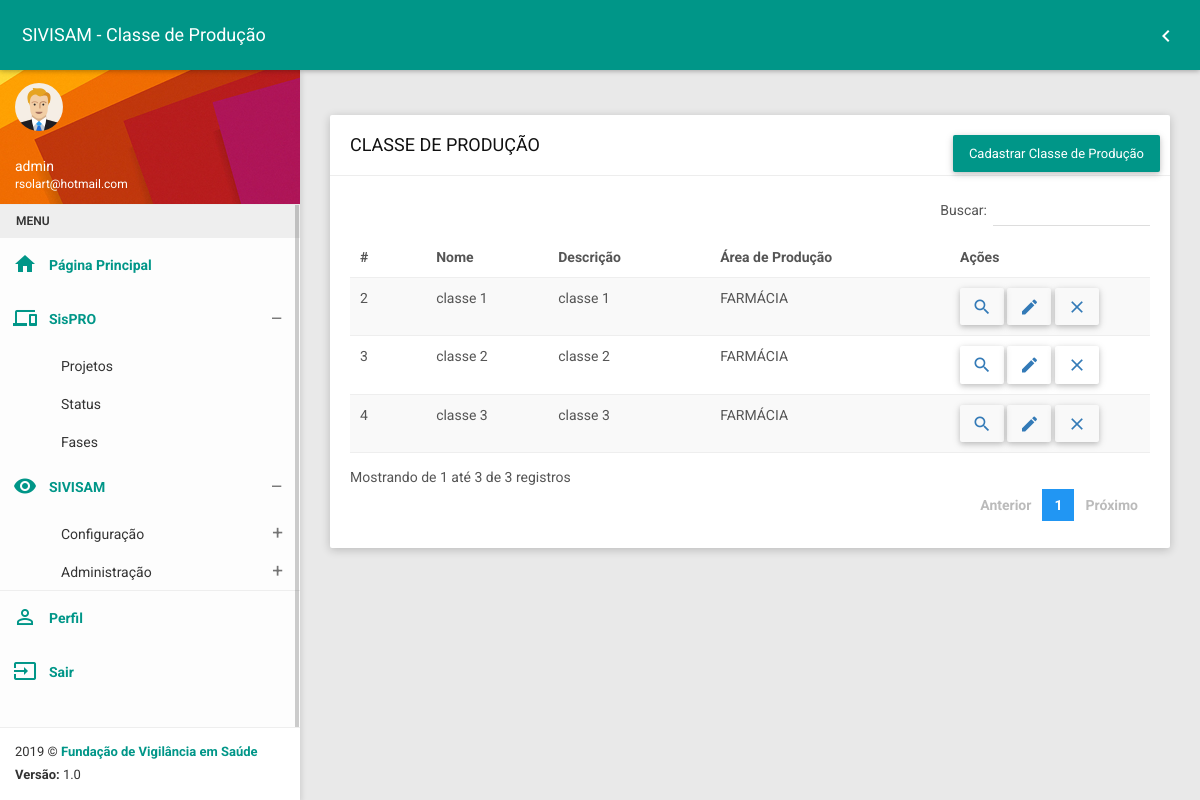
Screenshot of /devisa/classeproducao_list (signed in) with the database file from the repository.
### devisa/models.py (models this page shows, shortened)
class Classeproducao(models.Model):
    cp_nome = models.CharField(verbose_name='nome', max_length=200, default='')
    cp_descricao = models.CharField(verbose_name='descrição', max_length=400, default='')
    area_producao = models.ForeignKey(Areaproducao, on_delete=models.PROTECT)
    class Meta:
        permissions = (
            ('classe_producao_list', 'Pode listar classes de produção'),
            ('classe_producao_create', 'Pode cadastrar classe de produção'),
            ('classe_producao_update', 'Pode editar classe de produção'),
            ('classe_producao_view', 'Pode ver classe de produção'),
            ('classe_producao_delete', 'Pode excluir classe de produção')
        )

class Areaproducao(models.Model):
    ap_nome = models.CharField(verbose_name='nome', max_length=200, default='')
    ap_descricao = models.CharField(verbose_name='descrição', max_length=400, default='')
    class Meta:
        permissions = (
            ('area_producao_list', 'Pode listar áreas de produção'),
            ('area_producao_create', 'Pode cadastrar área de produção'),
            ('area_producao_update', 'Pode editar área de produção'),
            ('area_producao_view', 'Pode ver área de produção'),
            ('area_producao_delete', 'Pode excluir área de produção')
        )
    def __str__(self):
        return self.ap_nome

### devisa/views.py (the view)
# urls.py: path('classeproducao_list', classeproducao_list, name="classeproducao_list"),
@login_required
@permission_required('devisa.classeproducao_list')
def classeproducao_list(request):
    model = Classeproducao.objects.all()
    return render(request, 'classeproducao/classeproducao_list.html', {'classeproducaos': model})

### devisa/templates/classeproducao/classeproducao_list.html (shortened to what this page needs)
{% extends 'base.html' %}
{% load static %}
{% block css %}
    <link href="{% static 'plugins/bootstrap/css/bootstrap.css' %}" rel="stylesheet">
    <link href="{% static 'plugins/node-waves/waves.css' %}" rel="stylesheet" />
    <link href="{% static 'plugins/animate-css/animate.css' %}" rel="stylesheet" />
    <link href="{% static 'plugins/jquery-datatable/skin/bootstrap/css/dataTables.bootstrap.css' %}" rel="stylesheet">
    <link href="{% static 'css/style.css' %}" rel="stylesheet">
    <link href="{% static 'css/themes/all-themes.css' %}" rel="stylesheet" />
{% endblock %}
{% block title %} SIVISAM - Classe de Produção {% endblock %}
{% block return %}
       <li class="pull-right"><a href="{% url 'devisa' %}"><i class="material-icons">chevron_left</i></a></li>
{% endblock %}
{% block content %}
<div class="row clearfix">
                <div class="col-lg-12 col-md-12 col-sm-12 col-xs-12">
                    <div class="card">
                        <div class="header">
                            <h2>
                                CLASSE DE PRODUÇÃO
                            </h2>
                            <ul class="header-dropdown m-r--5">
                                <li class="dropdown">
                                    <a href="{% url 'classeproducao_create' %}">
                                        <button type="button" class="btn bg-teal btn-block btn-lg waves-effect">
                                            Cadastrar Classe de Produção
                                        </button>
                                    </a>
                                </li>
                            </ul>
                        </div>
                        <div class="body">
                            <div class="table-responsive">
                                <table class="table table-striped table-hover dataTable js-exportable">
                                    <thead>
                                        <tr>
                                            <th>#</th>
                                            <th>Nome</th>
                                            <th>Descrição</th>
                                            <th>Área de Produção</th>
                                            <th>Ações</th>
                                        </tr>
                                    </thead>
                                    <tbody>
                                        {% for cp in classeproducaos %}
                                        <tr>
                                            <td>{{ cp.id }}</td>
                                            <td>{{ cp.cp_nome }}</td>
                                            <td>{{ cp.cp_descricao }}</td>
                                            <td>{{ cp.area_producao }}</td>
                                            <td style="width: 25%;">
                                                <a href="{% url 'classeproducao_view' cp.id %}" class="btn"><i class="material-icons">search</i></a>
                                                <a href="{% url 'classeproducao_update' cp.id %}" class="btn"><i class="material-icons">mode_edit</i></a>
                                                <a href="{% url 'classeproducao_delete' cp.id %}" class="btn"><i class="material-icons">close</i></a>
                                            </td>
                                        </tr>
                                        {% endfor %}
                                    </tbody>
                                </table>
                            </div>
                        </div>
                    </div>
                </div>
</div>
{% endblock %}

### templates/base.html (shortened to what this page needs)
{% load static %}
<!DOCTYPE html>
<html>
<head>
    {% block css %}
    {% endblock %}
</head>
<body class="theme-teal">
    <nav class="navbar">
        <div class="container-fluid">
            <div class="navbar-header">
                <a class="navbar-brand" href="javascript:void(0);">{% block title %}{% endblock %}</a>
            </div>
            <div class="collapse navbar-collapse" id="navbar-collapse">
                <ul class="nav navbar-nav navbar-right">
                {% block return %}{% endblock %}
                </ul>
            </div>
        </div>
    </nav>
    <section>
        <aside id="leftsidebar" class="sidebar">
            <div class="user-info">
                <div class="image">
                    <img src="{% static 'images/user.png' %}" width="48" height="48" alt="User" />
                </div>
                <div class="info-container">
                    <div class="name" data-toggle="dropdown" aria-haspopup="true" aria-expanded="false">{{ user.username }}</div>
                    <div class="email">{{ user.email }}</div>
                </div>
            </div>
            <div class="menu">
                <ul class="list">
                    <li class="header">MENU</li>
                    <li class="active">
                        <a href="{% url 'home' %}">
                            <i class="material-icons">home</i>
                            <span>Página Principal</span>
                        </a>
                    </li>
                    <li class="active">
                        {% if perms.sistemasfvs.sistema_list %}
                                <a href="javascript:void(0);" class="menu-toggle">
                                    <i class="material-icons">devices</i>
                                    <span>SisPRO</span>
                                </a>
                        {% endif %}
                        <ul class="ml-menu">
                            <li>
                                <a href="{% url 'sistema_list' %}">
                                    <span>Projetos</span>
                                </a>
                            </li>
                            <li>
                                <a href="{% url 'status_list' %}">
                                    <span>Status</span>
                                </a>
                            </li>
                            <li>
                                <a href="{% url 'fase_list' %}">
                                    <span>Fases</span>
                                </a>
                            </li>
                        </ul>
                    </li>
                    <li class="active">
                        <a href="javascript:void(0);" class="menu-toggle" style="">
                            <i class="material-icons">remove_red_eye</i>
                            <span>SIVISAM</span>
                        </a>
                        <ul class="ml-menu">
                            <li>
                                <a href="javascript:void(0);" class="menu-toggle">
                                    <span>Configuração</span>
                                </a>
                            </li>
                            <li>
                                <a href="javascript:void(0);" class="menu-toggle">
                                    <span>Administração</span>
                                </a>
                            </li>
                        </ul>
                    </li>
                    <li style="border-top: 1px solid #eee;" class="active">
                        <a href="{% url 'perfil' %}">
                            <i class="material-icons">perm_identity</i>
                            <span>Perfil</span>
                        </a>
                    </li>
                    <li class="active">
                        <a href="{% url 'logout' %}">
                            <i class="material-icons">input</i>
                            <span>Sair</span>
                        </a>
                    </li>
                </ul>
            </div>
            <div class="legal">
                <div class="copyright">
                     2019 &copy; <a href="http://www.fvs.am.gov.br">Fundação de Vigilância em Saúde</a>
                </div>
                <div class="version">
                    <b>Versão: </b> 1.0
                </div>
            </div>
        </aside>
    </section>
    <section class="content">
        <div class="container-fluid">
           {% block content %}
           {% endblock %}
        </div>
    </section>
</body>
</html>

### statics/css/themes/all-themes.css (style rules this page uses)
.theme-teal .navbar { background-color: #009688; }
.theme-teal .navbar-brand { color: #fff; }
.theme-teal .nav > li > a { color: #fff; }
.theme-teal .sidebar .menu .list li.active { background-color: transparent; }
.theme-teal .sidebar .menu .list li.active > :first-child i, .theme-teal .sidebar .menu .list li.active > :first-child span { color: #009688; }
.theme-teal .sidebar .menu .list .toggled { background-color: transparent; }
.theme-teal .sidebar .menu .list .ml-menu { background-color: transparent; }
.theme-teal .sidebar .legal { background-color: #fff; }
.theme-teal .sidebar .legal .copyright a { color: #009688 !important; }

### rows the page displays
Classeproducao: id "2", cp_nome "classe 1", cp_descricao "classe 1", area_producao "FARMÁCIA"
Classeproducao: id "3", cp_nome "classe 2", cp_descricao "classe 2", area_producao "FARMÁCIA"
Classeproducao: id "4", cp_nome "classe 3", cp_descricao "classe 3", area_producao "FARMÁCIA"

### other values shown
{{ user.username }} "admin"
{{ user.email }} "rsolart@hotmail.com"
